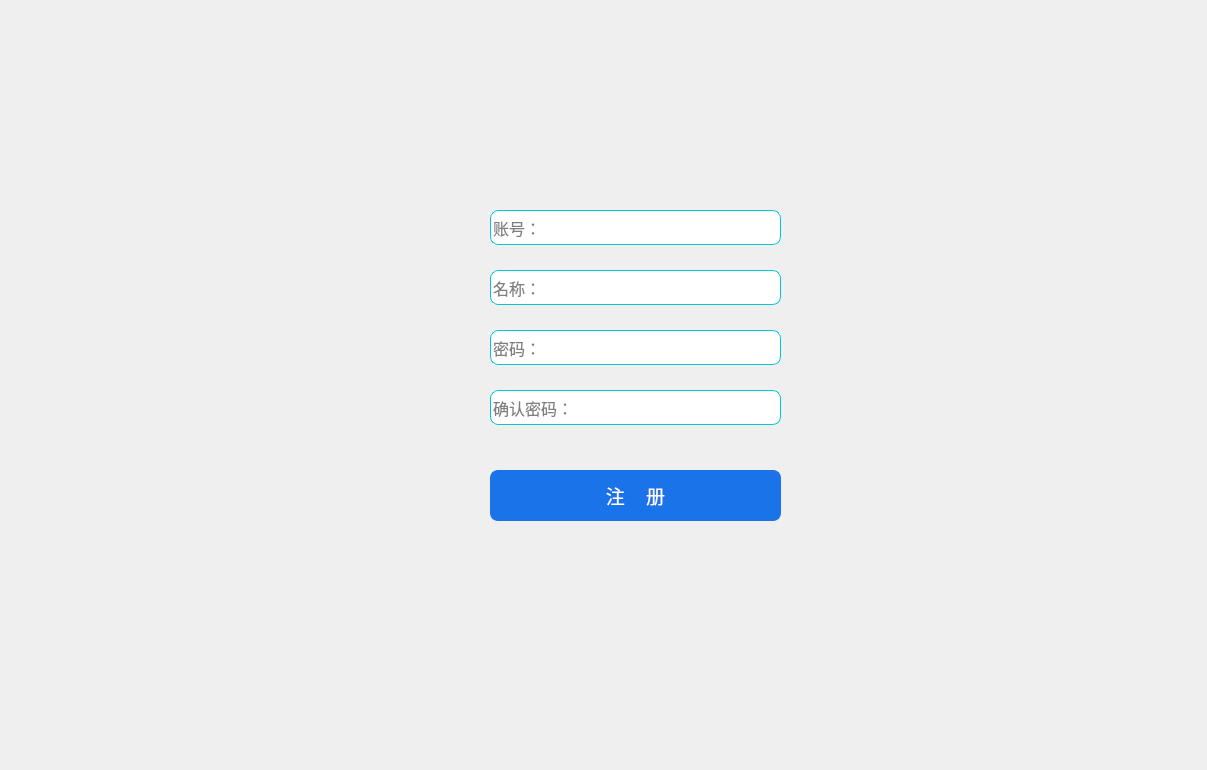
<?xml version="1.0" encoding="UTF-8"?>
<ui version="4.0">
 <class>FormLogin</class>
 <widget class="QWidget" name="FormLogin">
  <property name="geometry">
   <rect>
    <x>0</x>
    <y>0</y>
    <width>1207</width>
    <height>770</height>
   </rect>
  </property>
  <property name="windowTitle">
   <string>Form</string>
  </property>
  <widget class="QWidget" name="widget_log" native="true">
   <property name="geometry">
    <rect>
     <x>50</x>
     <y>40</y>
     <width>1081</width>
     <height>671</height>
    </rect>
   </property>
   <property name="styleSheet">
    <string notr="true">#widget_log{

}</string>
   </property>
   <widget class="QStackedWidget" name="stackLR">
    <property name="geometry">
     <rect>
      <x>180</x>
      <y>140</y>
      <width>811</width>
      <height>451</height>
     </rect>
    </property>
    <property name="styleSheet">
     <string notr="true"/>
    </property>
    <property name="currentIndex">
     <number>1</number>
    </property>
    <widget class="QWidget" name="page_log">
     <widget class="QPushButton" name="btn_log">
      <property name="geometry">
       <rect>
        <x>220</x>
        <y>270</y>
        <width>291</width>
        <height>51</height>
       </rect>
      </property>
      <property name="font">
       <font>
        <pointsize>14</pointsize>
       </font>
      </property>
      <property name="styleSheet">
       <string notr="true">#btn_log{
	color: rgb(255, 255, 255);
	background-color: rgb(26, 115, 232);
	border:2px solid rgb(26, 115, 232);
	border-radius:8px;
}
#btn_log:hover{
	color: rgb(26, 115, 232);
	background-color: rgb(255, 255, 255);
}
#btn_log:pressed{
	padding-top:5px;
	padding-left:5px;
}</string>
      </property>
      <property name="text">
       <string>登    录</string>
      </property>
     </widget>
     <widget class="QLineEdit" name="le_user_log">
      <property name="geometry">
       <rect>
        <x>220</x>
        <y>100</y>
        <width>291</width>
        <height>35</height>
       </rect>
      </property>
      <property name="font">
       <font>
        <pointsize>12</pointsize>
       </font>
      </property>
      <property name="styleSheet">
       <string notr="true">border:1px solid rgb(0,0,0);
border-radius:8px;
border-color: rgb(2, 198, 211);
</string>
      </property>
      <property name="placeholderText">
       <string>账号：</string>
      </property>
     </widget>
     <widget class="QLineEdit" name="le_pwd_user">
      <property name="geometry">
       <rect>
        <x>220</x>
        <y>170</y>
        <width>291</width>
        <height>35</height>
       </rect>
      </property>
      <property name="font">
       <font>
        <pointsize>12</pointsize>
       </font>
      </property>
      <property name="styleSheet">
       <string notr="true">border:1px solid rgb(0,0,0);
border-radius:8px;
border-color: rgb(2, 198, 211);
</string>
      </property>
      <property name="echoMode">
       <enum>QLineEdit::Password</enum>
      </property>
      <property name="placeholderText">
       <string>密码：</string>
      </property>
     </widget>
    </widget>
    <widget class="QWidget" name="page_reg">
     <widget class="QPushButton" name="btn_reg">
      <property name="geometry">
       <rect>
        <x>260</x>
        <y>290</y>
        <width>291</width>
        <height>51</height>
       </rect>
      </property>
      <property name="font">
       <font>
        <pointsize>14</pointsize>
       </font>
      </property>
      <property name="styleSheet">
       <string notr="true">#btn_reg{
	color: rgb(255, 255, 255);
	background-color: rgb(26, 115, 232);
	border:2px solid rgb(26, 115, 232);
	border-radius:8px;
}
#btn_reg:hover{
	color: rgb(26, 115, 232);
	background-color: rgb(255, 255, 255);
}
#btn_reg:pressed{
	padding-top:5px;
	padding-left:5px;
}</string>
      </property>
      <property name="text">
       <string>注    册</string>
      </property>
     </widget>
     <widget class="QLineEdit" name="le_pwd1">
      <property name="geometry">
       <rect>
        <x>260</x>
        <y>150</y>
        <width>291</width>
        <height>35</height>
       </rect>
      </property>
      <property name="font">
       <font>
        <pointsize>12</pointsize>
       </font>
      </property>
      <property name="styleSheet">
       <string notr="true">border-color: rgb(2, 198, 211);
border:1px solid rgb(0,0,0);
border-radius:8px;
border-color: rgb(2, 198, 211);</string>
      </property>
      <property name="echoMode">
       <enum>QLineEdit::Password</enum>
      </property>
      <property name="placeholderText">
       <string>密码：</string>
      </property>
     </widget>
     <widget class="QLineEdit" name="le_pwd2">
      <property name="geometry">
       <rect>
        <x>260</x>
        <y>210</y>
        <width>291</width>
        <height>35</height>
       </rect>
      </property>
      <property name="font">
       <font>
        <pointsize>12</pointsize>
       </font>
      </property>
      <property name="styleSheet">
       <string notr="true">border:1px solid rgb(0,0,0);
border-radius:8px;
border-color: rgb(2, 198, 211);</string>
      </property>
      <property name="echoMode">
       <enum>QLineEdit::Password</enum>
      </property>
      <property name="placeholderText">
       <string>确认密码：</string>
      </property>
     </widget>
     <widget class="QLineEdit" name="le_name_reg">
      <property name="geometry">
       <rect>
        <x>260</x>
        <y>90</y>
        <width>291</width>
        <height>35</height>
       </rect>
      </property>
      <property name="font">
       <font>
        <pointsize>12</pointsize>
       </font>
      </property>
      <property name="styleSheet">
       <string notr="true">border:1px solid rgb(0,0,0);
border-radius:8px;
border-color: rgb(2, 198, 211);
</string>
      </property>
      <property name="placeholderText">
       <string>名称：</string>
      </property>
     </widget>
     <widget class="QLineEdit" name="le_id_reg">
      <property name="geometry">
       <rect>
        <x>260</x>
        <y>30</y>
        <width>291</width>
        <height>35</height>
       </rect>
      </property>
      <property name="font">
       <font>
        <pointsize>12</pointsize>
       </font>
      </property>
      <property name="styleSheet">
       <string notr="true">border:1px solid rgb(0,0,0);
border-radius:8px;
border-color: rgb(2, 198, 211);
</string>
      </property>
      <property name="placeholderText">
       <string>账号：</string>
      </property>
     </widget>
    </widget>
    <widget class="QWidget" name="page_set_2"/>
   </widget>
   <widget class="QPushButton" name="btn_quit">
    <property name="geometry">
     <rect>
      <x>1060</x>
      <y>0</y>
      <width>21</width>
      <height>23</height>
     </rect>
    </property>
    <property name="styleSheet">
     <string notr="true">border:none;</string>
    </property>
    <property name="text">
     <string/>
    </property>
    <property name="icon">
     <iconset resource="res.qrc">
      <normaloff>:/res/del.png</normaloff>:/res/del.png</iconset>
    </property>
   </widget>
   <widget class="QPushButton" name="btn_log_sw">
    <property name="geometry">
     <rect>
      <x>910</x>
      <y>600</y>
      <width>32</width>
      <height>32</height>
     </rect>
    </property>
    <property name="minimumSize">
     <size>
      <width>0</width>
      <height>20</height>
     </size>
    </property>
    <property name="font">
     <font>
      <pointsize>12</pointsize>
      <weight>75</weight>
      <bold>true</bold>
     </font>
    </property>
    <property name="toolTip">
     <string>登录</string>
    </property>
    <property name="styleSheet">
     <string notr="true">border:none;</string>
    </property>
    <property name="text">
     <string/>
    </property>
    <property name="icon">
     <iconset resource="res.qrc">
      <normaloff>:/res/login.png</normaloff>:/res/login.png</iconset>
    </property>
    <property name="iconSize">
     <size>
      <width>32</width>
      <height>32</height>
     </size>
    </property>
   </widget>
   <widget class="QPushButton" name="btn_reg_sw">
    <property name="geometry">
     <rect>
      <x>970</x>
      <y>600</y>
      <width>32</width>
      <height>32</height>
     </rect>
    </property>
    <property name="minimumSize">
     <size>
      <width>0</width>
      <height>20</height>
     </size>
    </property>
    <property name="font">
     <font>
      <pointsize>12</pointsize>
      <weight>75</weight>
      <bold>true</bold>
     </font>
    </property>
    <property name="toolTip">
     <string>注册</string>
    </property>
    <property name="styleSheet">
     <string notr="true">border:none;</string>
    </property>
    <property name="text">
     <string/>
    </property>
    <property name="icon">
     <iconset resource="res.qrc">
      <normaloff>:/res/reg.png</normaloff>:/res/reg.png</iconset>
    </property>
    <property name="iconSize">
     <size>
      <width>32</width>
      <height>32</height>
     </size>
    </property>
   </widget>
   <widget class="QLabel" name="label_bg">
    <property name="geometry">
     <rect>
      <x>0</x>
      <y>0</y>
      <width>1081</width>
      <height>671</height>
     </rect>
    </property>
    <property name="styleSheet">
     <string notr="true">background-image: url(://res/bg.jpg);</string>
    </property>
    <property name="text">
     <string/>
    </property>
   </widget>
   <zorder>label_bg</zorder>
   <zorder>stackLR</zorder>
   <zorder>btn_quit</zorder>
   <zorder>btn_log_sw</zorder>
   <zorder>btn_reg_sw</zorder>
  </widget>
 </widget>
 <resources>
  <include location="res.qrc"/>
 </resources>
 <connections/>
</ui>
